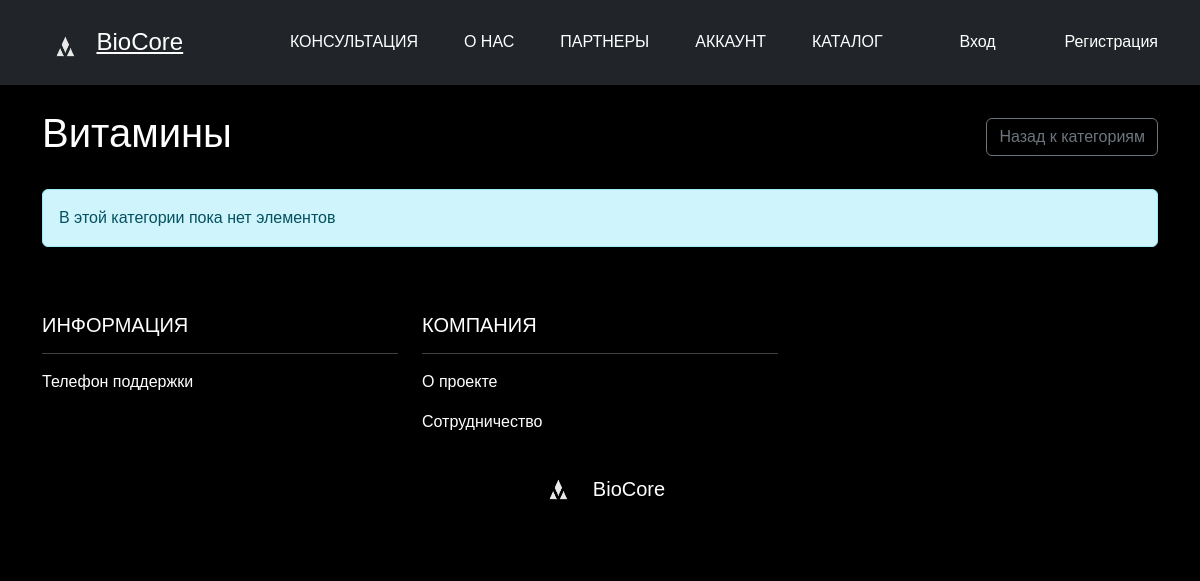
/category/1/, run on an earlier commit of the app's database.
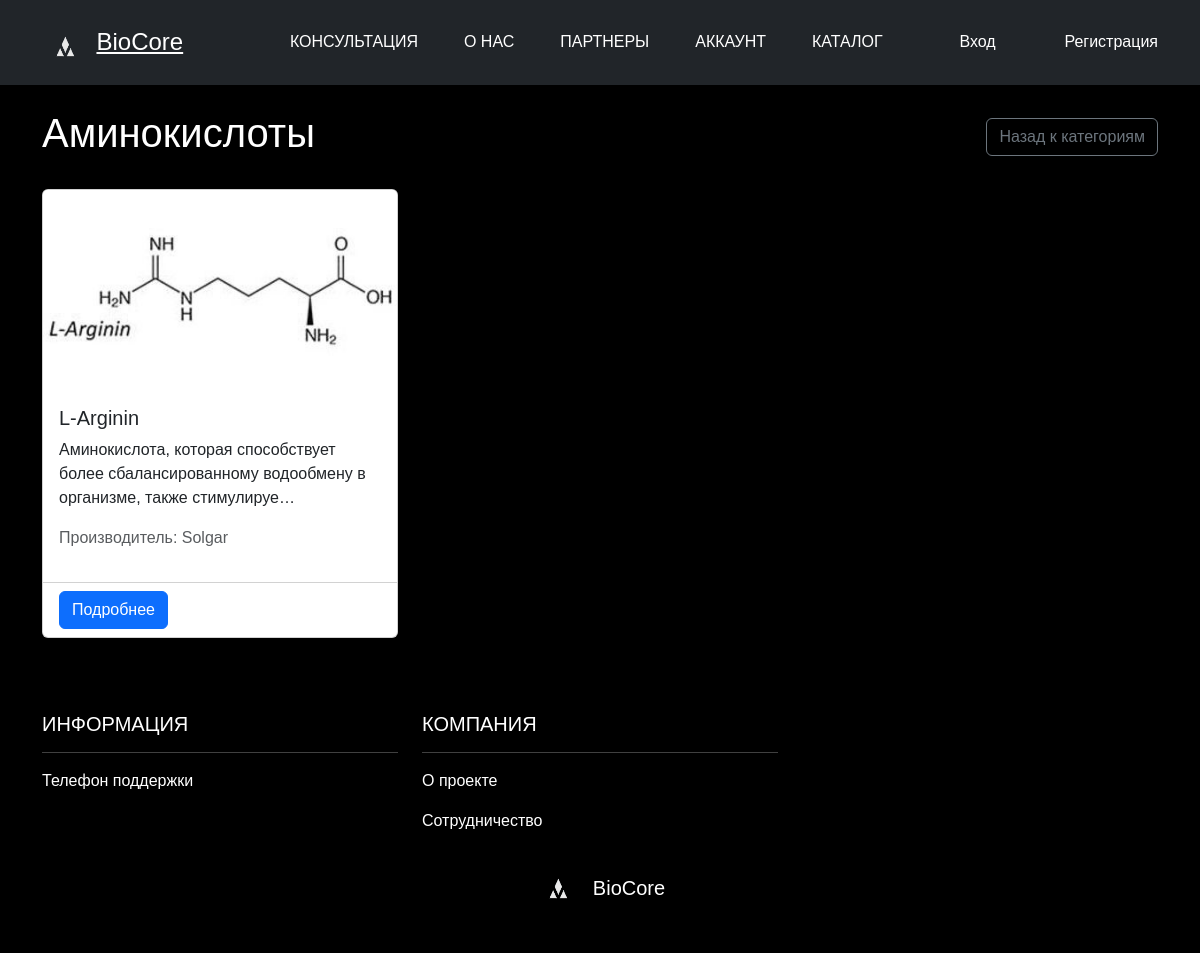
And on a later commit of the database.
### bio_core_website/models.py (models this page shows, shortened)
class Category(models.Model):
    name = models.CharField(max_length=100, unique=True, verbose_name="Категория")
    image = models.ImageField(
        upload_to='category_images/',
        blank=True,
        null=True,
        verbose_name="Изображение категории"
    )

class Element(models.Model):
    name = models.CharField(max_length=100, verbose_name="Элемент")
    category = models.ForeignKey(Category, on_delete=models.CASCADE, related_name="elements", verbose_name="Категория")
    description = models.TextField(verbose_name="Описание", blank=True, null=True)
    image = models.ImageField(upload_to='product_images/', blank=True, null=True, verbose_name="Изображение")
    usage = models.TextField(blank=True, null=True, verbose_name="Способ применения")
    manufacturer = models.ForeignKey(
        Manufacturer,
        on_delete=models.SET_NULL,
        null=True,
        blank=True,
        related_name="elements",
        verbose_name="Производитель"
    )

class Manufacturer(models.Model):
    name = models.CharField(max_length=200, unique=True, verbose_name="Производитель")
    country = models.CharField(max_length=100, blank=True, null=True, verbose_name="Страна")
    website = models.URLField(blank=True, null=True, verbose_name="Сайт")

### bio_core_website/views.py (the view)
# urls.py: path('category/<int:category_id>/', views.category_elements, name='category_elements'),
def category_elements(request, category_id):
    category = get_object_or_404(Category, id=category_id)
    elements = category.elements.all()
    return render(request, 'bio_core_website/category_elements.html', {
        'category': category,
        'elements': elements
    })

### bio_core_website/templates/bio_core_website/category_elements.html (shortened to what this page needs)
{% extends "bio_core_website/base.html" %}
{% block content %}
<div class="d-flex justify-content-between align-items-center mb-4">
    <h1>{{ category.name }}</h1>
    <a href="{% url 'bio_core_website:home' %}" class="btn btn-outline-secondary">
        Назад к категориям
    </a>
</div>
<div class="row">
    {% for element in elements %}
    <div class="col-md-4 mb-4">
        <div class="card h-100">
            {% if element.image %}
            <img src="{{ element.image.url }}" class="card-img-top" alt="{{ element.name }}" style="height: 200px; object-fit: cover;">
            {% else %}
            <div class="bg-light d-flex align-items-center justify-content-center" style="height: 200px;">
                <span class="text-muted">No image available</span>
            </div>
            {% endif %}
            <div class="card-body">
                <h5 class="card-title">{{ element.name }}</h5>
                <p class="card-text">{{ element.description|truncatechars:100 }}</p>
                {% if element.manufacturer %}
                <p class="text-muted">Производитель: {{ element.manufacturer.name }}</p>
                {% endif %}
            </div>
            <div class="card-footer bg-transparent">
                <a href="{% url 'bio_core_website:element_detail' element.id %}" class="btn btn-primary">
                    Подробнее
                </a>
            </div>
        </div>
    </div>
    {% empty %}
    <div class="col-12">
        <div class="alert alert-info">В этой категории пока нет элементов</div>
    </div>
    {% endfor %}
</div>
{% endblock %}

### bio_core_website/templates/bio_core_website/base.html (shortened to what this page needs)
{% load static %}
<!DOCTYPE html>
<html lang="ru">
<head>
    <link href="https://cdn.jsdelivr.net/npm/bootstrap@5.3.0/dist/css/bootstrap.min.css" rel="stylesheet">
    <link rel="stylesheet" href="{% static 'bio_core_website/css/style.css' %}">
</head>
<body>
    <header class="bg-dark py-3">
    <div class="container">
        <div class="d-flex justify-content-between align-items-center">
            <div class="logo">
                <img src="{% static 'bio_core_website/img/logo.png' %}" alt="BioCore Logo">
                <a class="text-white fs-4" href="{% url 'bio_core_website:home' %}">BioCore</a>
            </div>
            <nav class="navbar navbar-expand-lg navbar-dark">
                <div class="collapse navbar-collapse" id="navbarNav">
                    <ul class="navbar-nav ms-auto">
                        <li class="nav-item"><a class="nav-link" href="#">КОНСУЛЬТАЦИЯ</a></li>
                        <li class="nav-item"><a class="nav-link" href="#">О НАС</a></li>
                        <li class="nav-item"><a class="nav-link" href="#">ПАРТНЕРЫ</a></li>
                        <li class="nav-item"><a class="nav-link" href="#">АККАУНТ</a></li>
                        <li class="nav-item"><a class="nav-link" href="#">КАТАЛОГ</a></li>
                    </ul>
                </div>
            </nav>
            {% if user.is_authenticated %}
                <a href="{% url 'bio_core_website:profile' %}">
                    {% if user.avatar %}
                                            <img src="{{ user.avatar.url }}"
                                                 class="img-thumbnail rounded-circle shadow"
                                                 width="70"
                                                 height="70"
                                                 alt="Текущий аватар"
                                                 style="object-fit: cover;">
                                        {% else %}
                                            <img src="/media/avatars/default.jpg"
                                                 class="img-thumbnail rounded-circle shadow"
                                                 width="70"
                                                 height="70"
                                                 alt="Аватар по умолчанию"
                                                 style="object-fit: cover;">
                                        {% endif %}
                </a>
                <form method="post" action="{% url 'users:logout' %}">
                    {% csrf_token %}
                    <button type="submit" class="btn btn-outline-light">Выйти</button>
                </form>
            {% else %}
                <a class="nav-link btn-login" href="{% url 'users:login' %}">Вход</a>
                <a class="nav-link btn-register" href="{% url 'users:register' %}">Регистрация</a>
            {% endif %}
        </div>
    </div>
</header>
    <div class="container mt-4">
        {% block content %}{% endblock %}
    </div>
    <footer class="footer-section">
        <div class="container">
            <div class="row">
                <div class="col-md-4">
                    <h5>ИНФОРМАЦИЯ</h5>
                    <hr>
                    <p><a href="#">Телефон поддержки</a></p>
                </div>
                <div class="col-md-4">
                    <h5>КОМПАНИЯ</h5>
                    <hr>
                    <p><a href="#">О проекте</a></p>
                    <p><a href="#">Сотрудничество</a></p>
                </div>
                <div class="col-md-4 social-icons text-end">
                    <a href="#"></a>
                    <a href="#"></a>
                </div>
            </div>
            <div class="footer-logo mt-4">
                <img src="{% static 'bio_core_website\img\logo.png' %}" alt="BioCore Footer Logo"
                    class="me-2">
                <span class="text-white fs-5">BioCore</span>
            </div>
        </div>
    </footer>
</body>
</html>

### bio_core_website/static/bio_core_website/css/style.css (style rules this page uses)
body { font-family: 'TT Travels Next Trl', sans-serif; background-color: #000; color: #fff; }
.navbar-dark .navbar-nav .nav-link { color: #fff; }
.navbar-dark .navbar-brand, .navbar .nav-link { font-family: 'TT Travels Next Trl', Arial, sans-serif; }
.navbar .nav-link { color: #fff; padding: 0.4rem 1rem; margin-left: 30px; font-size: 1rem; text-decoration: none; border-radius: 5px; transition: background-color 0.3s ease, color 0.3s ease; }
.logo img { width: 50px; height: 30px; vertical-align: middle; }
.footer-section { background-color: #000; padding: 50px 0; color: #fff; }
.footer-section a { color: #fff; text-decoration: none; }
.footer-logo { display: flex; align-items: center; justify-content: center; margin-top: 20px; }
.footer-logo img { width: 50px; height: 30px; margin-right: 10px; }

What changed in the data, as far as the page shows it:
changed Category: name "Витамины" → "Аминокислоты"
added Element: image (picture), name "L-Arginin", description "Аминокислота, которая способствует более сбалансированному водообмену в организме, также стимулируе…", manufacturer.name "Solgar"
Also different on the page:
text no longer shown: "В этой категории пока нет элементов"
